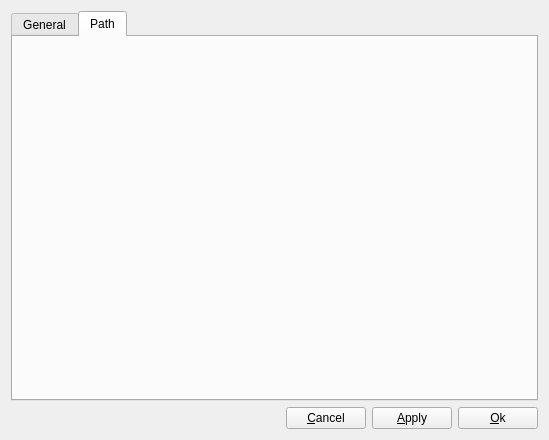
<?xml version="1.0" encoding="UTF-8"?>
<ui version="4.0">
 <class>PreferenceWidget</class>
 <widget class="QWidget" name="PreferenceWidget">
  <property name="geometry">
   <rect>
    <x>0</x>
    <y>0</y>
    <width>549</width>
    <height>440</height>
   </rect>
  </property>
  <property name="windowTitle">
   <string>QT::Lobby preferences</string>
  </property>
  <layout class="QGridLayout" name="gridLayout_2">
   <item row="0" column="0">
    <widget class="QTabWidget" name="settingsTabWidget">
     <property name="currentIndex">
      <number>1</number>
     </property>
     <widget class="QWidget" name="generalTab" native="true">
      <attribute name="title">
       <string>General</string>
      </attribute>
     </widget>
     <widget class="QWidget" name="pathTab">
      <attribute name="title">
       <string>Path</string>
      </attribute>
      <layout class="QGridLayout" name="gridLayout">
       <item row="0" column="0">
        <widget class="QWidget" name="preferencesPlaceholder" native="true"/>
       </item>
      </layout>
     </widget>
    </widget>
   </item>
   <item row="1" column="0">
    <layout class="QHBoxLayout" name="horizontalLayout">
     <item>
      <spacer>
       <property name="orientation">
        <enum>Qt::Horizontal</enum>
       </property>
       <property name="sizeHint" stdset="0">
        <size>
         <width>261</width>
         <height>20</height>
        </size>
       </property>
      </spacer>
     </item>
     <item>
      <widget class="QPushButton" name="cancelPushButton">
       <property name="text">
        <string>&amp;Cancel</string>
       </property>
      </widget>
     </item>
     <item>
      <widget class="QPushButton" name="applyPushButton">
       <property name="text">
        <string>&amp;Apply</string>
       </property>
      </widget>
     </item>
     <item>
      <widget class="QPushButton" name="okPushButton">
       <property name="text">
        <string>&amp;Ok</string>
       </property>
      </widget>
     </item>
    </layout>
   </item>
  </layout>
 </widget>
 <resources/>
 <connections/>
</ui>
